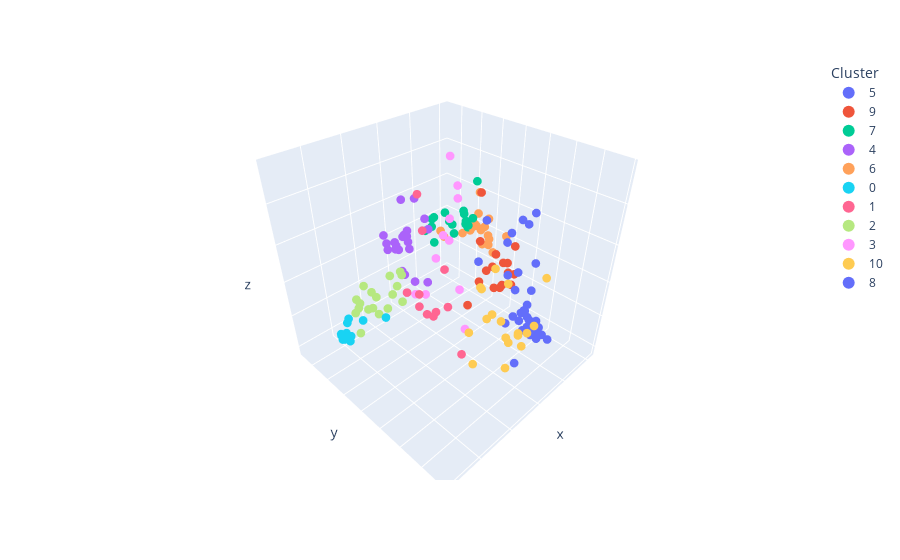

The notebook cell saved with this chart:
### Code cell
fig = px.scatter_3d(df_embedding, x = df_embedding['x'], y = df_embedding['y'], z = df_embedding['z'], hover_data={'Image' : df_embedding['image']}, color=df_embedding['clusters'].astype(str), labels={"color": "Cluster"})
fig.update_traces(marker = dict(size=3, line=dict(width=0)))
fig.update_layout(legend = {'itemsizing': 'constant'}, scene = dict(xaxis = dict(showticklabels=False, showspikes=False), yaxis = dict(showticklabels=False, showspikes=False), zaxis = dict(showticklabels=False, showspikes=False)))

### Figure 1 — Plotly figure (JSON) as saved in the notebook; plotly's stock layout.template omitted (floating-point values rounded to 4 significant figures)
{"data": [{"customdata": [["G001.9+00.3.png"], ["G006.1+00.5.png"], ["G011.1+00.1.png"], ["G011.1-01.0.png"], ["G011.2-00.3.png"], ["G012.2+00.3.png"], ["G015.9+00.2.png"], ["G018.6-00.2.png"], ["G032.4+00.1.png"], ["G042.8+00.6.png"], ["G289.7-00.3.png"], ["G327.4+01.0.png"], ["G332.4-00.4.png"], ["G335.2+00.1.png"], ["G337.3+01.0.png"], ["G338.1+00.4.png"], ["G345.1+0.2.png"], ["G355.4+00.7.png"]], "hovertemplate": "Cluster=5<br>x=%{x}<br>y=%{y}<br>z=%{z}<br>Image=%{customdata[0]}<extra></extra>", "legendgroup": "5", "marker": {"color": "#636efa", "line": {"width": 0}, "size": 3, "symbol": "circle"}, "mode": "markers", "name": "5", "scene": "scene", "showlegend": true, "type": "scatter3d", "x": [-1.665, -1.409, -1.242, -0.5134, -2.614, -1.425, -1.389, -1.871, -2.763, -1.478, -1.756, -1.881, -1.445, -2.172, -2.251, -2.413, -2.168, -1.227], "y": [3.024, 2.552, 3.016, 2.602, 1.582, 2.735, 3.388, 2.68, 1.659, 1.836, 2.782, 2.285, 1.545, 1.755, 2.454, 1.326, 2.037, 2.771], "z": [-0.5671, -0.3923, -0.4585, -0.9241, -0.6619, -0.5582, -0.5146, -0.5828, -0.9601, -0.4992, -0.6952, -0.631, -0.6618, -0.6889, -0.562, -0.3203, -0.3815, -0.5527]}, {"customdata": [["G003.7-00.2.png"], ["G014.3+00.1.png"], ["G021.6-00.8.png"], ["G029.6+00.1.png"], ["G036.6-00.7.png"], ["G299.6-00.5.png"], ["G301.4-01.0.png"], ["G310.6-00.3.png"], ["G321.9-01.1.png"], ["G322.7+0.1.png"], ["G337.2-00.7.png"], ["G341.2+00.9.png"], ["G342.0-00.2.png"], ["G346.6-00.2.png"], ["G348.8+1.1.png"], ["G351.2+00.1.png"]], "hovertemplate": "Cluster=9<br>x=%{x}<br>y=%{y}<br>z=%{z}<br>Image=%{customdata[0]}<extra></extra>", "legendgroup": "9", "marker": {"color": "#EF553B", "line": {"width": 0}, "size": 3, "symbol": "circle"}, "mode": "markers", "name": "9", "scene": "scene", "showlegend": true, "type": "scatter3d", "x": [-2.292, -1.831, -3.668, -2.63, -3.292, -3.573, -2.827, -3.13, -2.936, -2.627, -3.231, -2.835, -3.26, -2.787, -2.385, -3.71], "y": [-0.351, -0.1186, -0.4198, -1.138, -0.6367, 0.02649, 0.6491, 0.2032, 0.9344, -0.5966, -0.2918, 0.7064, 0.2199, 0.1096, 1.169, 0.4085], "z": [-0.4706, 0.8759, -0.2164, -1.062, -0.4679, -0.2687, -0.08051, -0.5824, -0.2165, 0.07351, -0.34, -0.2186, -0.5521, -0.5543, 0.2906, -0.573]}, {"customdata": [["G003.8+00.3.png"], ["G008.9+00.4.png"], ["G009.7-00.0.png"], ["G010.5-00.0.png"], ["G011.8-00.2.png"], ["G013.5+00.2.png"], ["G020.4+00.1.png"], ["G021.0-00.4.png"], ["G027.8+00.6.png"], ["G033.2-00.6.png"], ["G040.5-00.5.png"], ["G320.6-0.9.png"], ["G322.5-00.1.png"], ["G327.2-00.1.png"], ["G337.8-00.1.png"], ["G345.7-00.2.png"], ["G351.9-00.9.png"]], "hovertemplate": "Cluster=7<br>x=%{x}<br>y=%{y}<br>z=%{z}<br>Image=%{customdata[0]}<extra></extra>", "legendgroup": "7", "marker": {"color": "#00cc96", "line": {"width": 0}, "size": 3, "symbol": "circle"}, "mode": "markers", "name": "7", "scene": "scene", "showlegend": true, "type": "scatter3d", "x": [-2.716, -2.1, -1.944, -1.574, -2.244, -2.548, -1.789, -1.302, -1.167, -1.121, -1.702, -2.159, -2.387, -1.57, -1.878, -2.436, -2.42], "y": [-1.307, -1.685, -2.679, -0.7492, -1.182, -1.166, -0.2977, -2.061, -2.453, -1.339, -2.377, -1.038, -0.8377, -1.202, -1.678, -3.101, -1.203], "z": [0.1699, 0.2208, 0.1824, 0.5866, 0.4247, 0.2323, 0.997, -0.01306, 0.1189, 0.5306, 0.2722, 0.3091, 0.3956, 0.215, 0.2923, -0.04127, 0.304]}, {"customdata": [["G005.5+00.3.png"], ["G009.8+00.6.png"], ["G015.4+00.1.png"], ["G019.1+00.2.png"], ["G021.5-00.1.png"], ["G022.7-00.2.png"], ["G034.7-00.4.png"], ["G035.6-00.4.png"], ["G039.2-00.3.png"], ["G059.5+00.1.png"], ["G290.1-00.8.png"], ["G294.1-00.0.png"], ["G296.7-00.9.png"], ["G298.6-00.0.png"], ["G308.1-00.7.png"], ["G321.9-00.3.png"], ["G323.5+00.1.png"], ["G324.1+0.1.png"], ["G329.7+00.4.png"], ["G332.0+00.2.png"], ["G351.7+00.8.png"]], "hovertemplate": "Cluster=4<br>x=%{x}<br>y=%{y}<br>z=%{z}<br>Image=%{customdata[0]}<extra></extra>", "legendgroup": "4", "marker": {"color": "#ab63fa", "line": {"width": 0}, "size": 3, "symbol": "circle"}, "mode": "markers", "name": "4", "scene": "scene", "showlegend": true, "type": "scatter3d", "x": [-0.2961, 0.4745, 0.4225, -0.7537, -0.9846, 1.026, 0.7056, -1.039, 0.04475, -0.5938, -0.5485, -0.5032, 0.1143, 0.4481, -0.4337, 0.9273, 0.899, 1.024, 1.365, -0.02605, 0.5506], "y": [-3.556, -2.736, -2.358, -3.167, -3.348, -2.779, -3.246, -3.454, -2.366, -1.807, -3.272, -1.919, -2.577, -1.769, -2.385, -2.355, -2.858, -1.827, -1.648, -1.449, -2.531], "z": [-0.1227, 0.03527, 0.7188, 0.06168, -0.1614, 0.1212, 0.1365, -0.0936, -0.005809, 0.293, -0.02252, 0.4318, 0.1764, -0.3583, 0.6541, 0.09082, 0.003343, -0.1878, -0.06108, -0.375, 0.01346]}, {"customdata": [["G006.1+01.2.png"], ["G012.5+00.2.png"], ["G012.8-00.0.png"], ["G014.1-00.1.png"], ["G016.0-00.5.png"], ["G016.4-00.5.png"], ["G023.6+00.3.png"], ["G030.7+01.0.png"], ["G031.5-00.6.png"], ["G032.1-00.9.png"], ["G306.3-00.9.png"], ["G315.9-00.0.png"], ["G322.9-0.0.png"], ["G328.4+00.2.png"], ["G331.8-0.0.png"], ["G337.2+00.1.png"], ["G342.1+00.9.png"], ["G352.7-00.1.png"], ["G356.3-00.3.png"]], "hovertemplate": "Cluster=6<br>x=%{x}<br>y=%{y}<br>z=%{z}<br>Image=%{customdata[0]}<extra></extra>", "legendgroup": "6", "marker": {"color": "#FFA15A", "line": {"width": 0}, "size": 3, "symbol": "circle"}, "mode": "markers", "name": "6", "scene": "scene", "showlegend": true, "type": "scatter3d", "x": [-3.29, -3.517, -2.772, -4.235, -3.976, -3.733, -3.68, -4.089, -3.651, -3.815, -4.166, -2.742, -2.707, -3.658, -3.713, -3.767, -3.767, -3.481, -3.499], "y": [-1.335, -2.132, -2.842, -1.325, -0.1515, -1.193, -1.385, -1.134, -0.5735, -1.346, -1.38, -1.1, -2.586, -0.8683, -1.439, -1.553, -0.8731, -1.695, -0.7315], "z": [0.1555, -0.1197, -0.1059, 0.1149, 0.06402, -0.1812, 0.5668, 0.1781, -0.2086, 0.007594, 0.01554, 0.1933, -0.1536, 0.008229, 0.254, 0.04798, -0.05813, -0.01181, -0.09792]}, {"customdata": [["G006.4-00.1.png"], ["G008.7-00.1.png"], ["G012.0-00.1.png"], ["G020.0-00.2.png"], ["G028.6-00.1.png"], ["G049.2-00.7.png"], ["G286.5-01.2.png"], ["G308.8-00.1.png"], ["G315.4-00.3.png"], ["G348.5-00.0.png"], ["G349.2-00.1.png"], ["G353.6-00.7.png"], ["G357.7-00.1.png"]], "hovertemplate": "Cluster=0<br>x=%{x}<br>y=%{y}<br>z=%{z}<br>Image=%{customdata[0]}<extra></extra>", "legendgroup": "0", "marker": {"color": "#19d3f3", "line": {"width": 0}, "size": 3, "symbol": "circle"}, "mode": "markers", "name": "0", "scene": "scene", "showlegend": true, "type": "scatter3d", "x": [5.369, 4.929, 5.665, 5.583, 5.662, 5.491, 4.765, 4.811, 5.432, 5.583, 5.621, 5.653, 4.07], "y": [-0.9914, -1.406, -0.8965, -1.054, -0.7885, -1.07, -1.495, -0.57, -0.6517, -0.5507, -0.9097, -0.9553, -0.09976], "z": [-0.2727, -0.2801, -0.2972, -0.2659, -0.2734, -0.3101, -0.263, -0.09132, -0.2338, -0.2584, -0.2685, -0.2539, -0.06782]}, {"customdata": [["G006.5-00.4.png"], ["G011.0-00.0.png"], ["G046.8-00.3.png"], ["G055.0+00.3.png"], ["G292.2-00.5.png"], ["G308.7+0.0.png"], ["G318.2+00.1.png"], ["G337.0-00.1.png"], ["G338.3-00.0.png"], ["G344.7-00.1.png"], ["G354.1+00.1.png"]], "hovertemplate": "Cluster=1<br>x=%{x}<br>y=%{y}<br>z=%{z}<br>Image=%{customdata[0]}<extra></extra>", "legendgroup": "1", "marker": {"color": "#FF6692", "line": {"width": 0}, "size": 3, "symbol": "circle"}, "mode": "markers", "name": "1", "scene": "scene", "showlegend": true, "type": "scatter3d", "x": [2.062, 1.696, 1.334, 2.067, 1.389, 2.505, 1.863, 2.466, 2.937, 2.685, 1.555], "y": [0.1946, 0.344, 0.4894, -0.8027, 0.687, 0.2854, 1.685, 0.4243, 0.5667, 0.3673, 0.09979], "z": [-0.2635, -0.2564, 0.312, -0.1364, -0.1612, 1.288, -0.5782, 0.9071, 0.04625, 0.1384, -0.3905]}, {"customdata": [["G007.0-00.1.png"], ["G007.2+00.2.png"], ["G009.9-00.8.png"], ["G012.7-00.0.png"], ["G017.4-00.1.png"], ["G018.1-00.1.png"], ["G018.8+00.3.png"], ["G023.3-00.3.png"], ["G042.0-00.1.png"], ["G045.7-00.4.png"], ["G054.4-00.3.png"], ["G296.1-00.5.png"], ["G310.8-00.4.png"], ["G327.4+00.4.png"], ["G332.4+00.1.png"], ["G338.5+00.1.png"], ["G345.1-0.2.png"], ["G347.3-00.5.png"]], "hovertemplate": "Cluster=2<br>x=%{x}<br>y=%{y}<br>z=%{z}<br>Image=%{customdata[0]}<extra></extra>", "legendgroup": "2", "marker": {"color": "#B6E880", "line": {"width": 0}, "size": 3, "symbol": "circle"}, "mode": "markers", "name": "2", "scene": "scene", "showlegend": true, "type": "scatter3d", "x": [1.643, 3.839, 3.095, 4.26, 3.925, 3.116, 4.174, 1.851, 3.201, 3.094, 3.947, 2.227, 3.509, 3.581, 3.457, 2.539, 2.16, 3.675], "y": [-1.506, -1.964, -0.6151, -1.456, -0.6121, -1.794, -1.72, -1.923, -1.441, -2.269, -1.755, -0.9337, -1.664, -1.299, -0.5787, -0.8779, -0.9481, -1.96], "z": [-0.01221, -0.2084, 0.01331, -0.5508, -0.1446, -0.1689, -0.3132, -0.1174, -0.1641, -0.1664, -0.2823, -0.2722, -0.3442, -0.2438, -0.1267, 0.006345, 0.1016, -0.2876]}, {"customdata": [["G008.3-00.0.png"], ["G017.0-00.0.png"], ["G027.4+00.0.png"], ["G033.6+00.1.png"], ["G041.1-00.3.png"], ["G043.3-00.2.png"], ["G059.8+01.2.png"], ["G304.6+00.1.png"], ["G309.8+00.0.png"], ["G312.4-00.4.png"], ["G340.4+00.4.png"]], "hovertemplate": "Cluster=3<br>x=%{x}<br>y=%{y}<br>z=%{z}<br>Image=%{customdata[0]}<extra></extra>", "legendgroup": "3", "marker": {"color": "#FF97FF", "line": {"width": 0}, "size": 3, "symbol": "circle"}, "mode": "markers", "name": "3", "scene": "scene", "showlegend": true, "type": "scatter3d", "x": [-0.1653, 0.972, -0.4062, 1.162, 0.3591, 0.6152, 0.4734, -0.5128, 0.6763, -0.5678, 0.9041], "y": [-0.3823, -1.313, 0.2628, 0.5704, 0.3445, -1.055, -0.2226, -0.1304, -0.4238, -0.3347, 0.3936], "z": [1.405, -0.4045, -0.8623, 0.6733, 1.057, -0.4087, 0.5477, -0.3202, 0.2345, 1.044, 0.8809]}, {"customdata": [["G011.1-00.7.png"], ["G011.4-00.1.png"], ["G021.8-00.6.png"], ["G024.7-00.6.png"], ["G031.9+00.0.png"], ["G054.1+00.3.png"], ["G284.3-01.8.png"], ["G296.8-00.3.png"], ["G302.3+00.7.png"], ["G309.2-00.6.png"], ["G317.3-00.2.png"], ["G325.0-0.3.png"], ["G330.2+01.0.png"], ["G341.9-00.3.png"], ["G343.1-00.7.png"], ["G348.5+00.1.png"], ["G350.1-00.3.png"], ["G354.8-00.8.png"], ["G357.7+00.3.png"]], "hovertemplate": "Cluster=10<br>x=%{x}<br>y=%{y}<br>z=%{z}<br>Image=%{customdata[0]}<extra></extra>", "legendgroup": "10", "marker": {"color": "#FECB52", "line": {"width": 0}, "size": 3, "symbol": "circle"}, "mode": "markers", "name": "10", "scene": "scene", "showlegend": true, "type": "scatter3d", "x": [1.179, 1.487, 2.354, 1.558, 1.324, 1.775, 1.254, 0.8041, 1.764, 1.276, 1.17, 1.447, 0.9486, 0.397, 1.343, 2.448, 0.9229, 1.456, 0.5147], "y": [2.978, 3.23, 2.514, 2.686, 2.562, 1.922, 3.533, 3.836, 2.616, 3.109, 3.496, 3.282, 3.048, 3.849, 2.042, 2.788, 3.532, 2.983, 3.483], "z": [0.5391, -0.05519, -0.4426, 0.1543, 0.6645, -0.2187, 0.0341, 0.1247, 0.1131, -0.1139, -0.01478, -0.4796, -0.2515, 0.6559, 0.3509, 0.614, -0.1972, 0.1089, -0.09259]}, {"customdata": [["G029.7-00.3.png"], ["G032.8-00.1.png"], ["G041.5+00.4.png"], ["G291.0-00.1.png"], ["G298.5-00.3.png"], ["G316.3-00.0.png"], ["G318.9+00.4.png"], ["G319.9-0.7.png"], ["G322.1+00.0.png"], ["G323.2-1.0.png"], ["G327.1-01.1.png"], ["G336.7+00.5.png"], ["G339.6-0.6.png"], ["G340.6+00.3.png"], ["G355.6-00.0.png"]], "hovertemplate": "Cluster=8<br>x=%{x}<br>y=%{y}<br>z=%{z}<br>Image=%{customdata[0]}<extra></extra>", "legendgroup": "8", "marker": {"color": "#636efa", "line": {"width": 0}, "size": 3, "symbol": "circle"}, "mode": "markers", "name": "8", "scene": "scene", "showlegend": true, "type": "scatter3d", "x": [-0.1177, 0.5533, -0.23, 0.1787, 0.6625, -0.2264, 0.2624, -0.1885, 0.03889, -0.02964, 0.5332, -0.7876, 0.2142, -0.8997, -0.1976], "y": [2.993, 1.413, 2.152, 2.398, 1.736, 2.899, 3.328, 2.545, 3.26, 3.048, 3.141, 3.266, 2.771, 2.717, 2.055], "z": [0.01443, 0.4698, 0.3218, 0.9174, 1.017, -0.01251, 0.3971, 1.045, 0.6839, 1.2, 1.152, -0.2648, 0.5166, -0.2419, 0.717]}], "layout": {"legend": {"itemsizing": "constant", "title": {"text": "Cluster"}, "tracegroupgap": 0}, "margin": {"t": 60}, "scene": {"domain": {"x": [0, 1], "y": [0, 1]}, "xaxis": {"showspikes": false, "showticklabels": false, "title": {"text": "x"}}, "yaxis": {"showspikes": false, "showticklabels": false, "title": {"text": "y"}}, "zaxis": {"showspikes": false, "showticklabels": false, "title": {"text": "z"}}}}}
